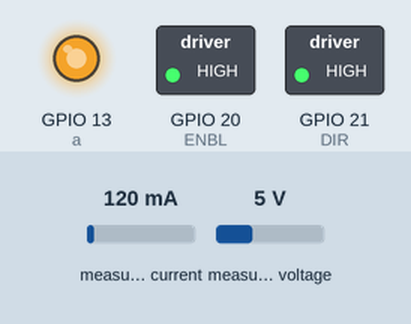
Bench run of a program on a simulated Raspberry Pi (BCM pin numbers). Shown: switched loads named in the program (green lamp = pin HIGH), output pins drawn as LEDs (lit = HIGH). Inputs (shaded band) come from the test bench; at power-on: measured current 120 mA, measured voltage 5 V. What the program prints to the terminal is not drawn.

Above: at 0.2 s.
Timing chart, 0 to 1.7 s (numbered marks = the images above):
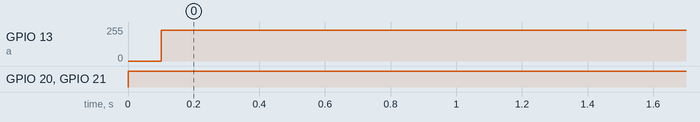

The program:

PWM_Pincer.py
```python
#!/usr/bin/python

from gpiozero import PWMOutputDevice
import RPi.GPIO as GPIO
import time
import board
from adafruit_ina219 import INA219

a = PWMOutputDevice(13, frequency = 500)

GPIO.setmode(GPIO.BCM)

ENBL = 20
DIR = 21

GPIO.setup(ENBL,GPIO.OUT)

GPIO.setup(DIR,GPIO.OUT)

i2c_bus = board.I2C()

ina219 = INA219(i2c_bus)

Direction = "Open"

def run():

    current = -ina219.current/1000
    bus_voltage = ina219.bus_voltage

    print("Current: {:9.6f} A".format(current))
    #print("Load Voltage:   {:6.3f} V".format(bus_voltage))

    return current


if __name__ == '__main__':
    try:

        if Direction == "Close":
            GPIO.output(ENBL,True)

            GPIO.output(DIR,False)

            time.sleep(.1)

            print("Starting Motor...")

            a.value = .9

            cur = -ina219.current/1000

            while cur <1.5:
                cur = run()
                #dist = distance()
                #print ("Measured Distance = %.1f cm" % dist)
                time.sleep(.1)

        if Direction == "Open":
            GPIO.output(ENBL,True)

            GPIO.output(DIR,True)

            time.sleep(.1)

            print("Starting Motor...")

            a.value = .9

            cur = -ina219.current/1000

            while cur <1.0:
                cur = run()
                #dist = distance()
                #print ("Measured Distance = %.1f cm" % dist)
                time.sleep(.1)


        a.value = 0.0

        a.close

        GPIO.cleanup()

        # Reset by pressing CTRL + C
    except KeyboardInterrupt:
        print("Movement stopped by User")
        a.value = 0.0

        a.close

        GPIO.cleanup()
```

Measured:
- by itself, GPIO 13 (a): 0/255 → 230/255 at 0.10 s
- by itself, GPIO 20 (ENBL), GPIO 21 (DIR): LOW → HIGH at 0.00 s
